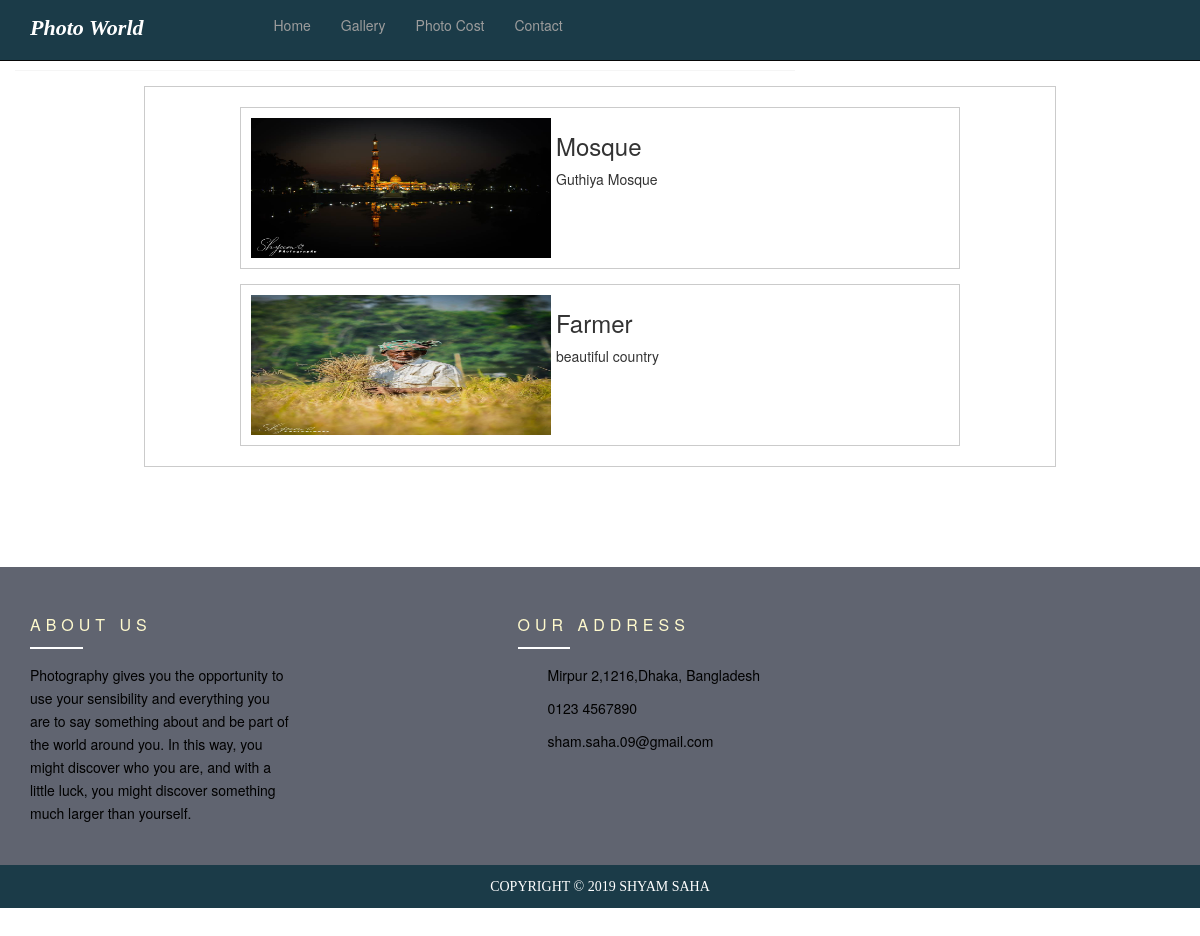
/gallery.php, run on the app's committed database.
### tables this page shows
CREATE TABLE `images` (
  `id` int(11) NOT NULL,
  `image` varchar(200) NOT NULL,
  `title` varchar(255) NOT NULL,
  `image_text` text NOT NULL
);

### gallery.php (the view, shortened to what this page needs)
<!DOCTYPE html>
<html lang="en">
<head>
    <link href="css/bootstrap.min.css" rel="stylesheet">
    <link href="css/blog-home.css" rel="stylesheet">
    <link href="style.css" rel="stylesheet">
</head>
<body>
<nav style="background:#1b3b48" class="navbar navbar-inverse navbar-fixed-top" role="navigation">
    <div class="container">
        <div >
            <a class="navbar-brand" style="color:white;margin-right:100px;margin-bottom: 10px;font:italic bold 22px Georgia, serif;" href="index.php"><b >Photo World</b></a>
        </div>
        <div class="collapse navbar-collapse" id="bs-example-navbar-collapse-1">
            <ul class="nav navbar-nav">
                <li>
                    <a href="index.php">Home</a>
                </li>
                <li>
                    <a href="gallery.php">Gallery</a>
                </li>
                <li>
                    <a href="fare.php"> Photo Cost</a>
                </li>
                <li>
                    <a href="contact/contact.html">Contact</a>
                </li>
            </ul>
        </div>
    </div>
</nav>
<div class="container">
    <div class="row">
        <div class="col-md-8">
    </div>
</div>
<?php
$db = mysqli_connect("localhost", "root", "", "amarproshno");
$result = mysqli_query($db, "SELECT * FROM images");
?>
</head>
<body>
<div  id='img_div'>
    <?php
    while ($row = mysqli_fetch_array($result)) {
        echo "<div id='img_div'>";
        echo "<img src='admin/images/".$row['image']."' >";
        echo "<h3>".$row['title']."</h3>";
        echo "<p>".$row['image_text']."</p>";
        echo "</div>";
    }
    ?>
</div>
</div>
    <footer class="footer">
        <div class="footer-top">
            <div class="container">
                <div class="row footer-top-inner">
                    <div class="col-sm-3">
                        <div class="footer-text">
                            <h4>About us</h4>
                            <p>
                                Photography gives you the opportunity to use your sensibility and everything you are to say something about and be part of the world around you. In this way, you might discover who you are, and with a little luck, you might discover something much larger than yourself.
                            </p>
                        </div>
                    </div>
                    <div class="col-sm-2">
                    </div>
                    <div class="col-sm-3">
                        <div class="footer-address">
                            <h4>Our Address</h4>
                            <ul>
                                <li>
                                    <a  class="house-ico" href="#">
                                        Mirpur 2,1216,Dhaka, Bangladesh
                                    </a>
                                </li>
                                <li>
                                    <a class="phone-ico" href="#">
                                        0123 4567890
                                    </a>
                                </li>
                                <li>
                                    <a class="msge-ico" href="#">
                                        sham.saha.09@gmail.com
                                    </a>
                                </li>
                            </ul>
                        </div>
                    </div>
                </div>
            </div>
        </div>
        <div class="footer-bottom">
            <div class="container">
                <div class="col-xs-12">
                    <h5>Copyright © 2019 <a target="_new" href="">Shyam Saha</a></h5>
                </div>
            </div>
        </div>
    </footer>
</body>
</html>

### css/blog-home.css (style rules this page uses)
body { padding-top: 70px; }
footer { margin: 50px 0; }

### style.css (style rules this page uses)
nav { background-color: blue; }
.col-md-8 { background-color: whitesmoke; }
.footer, .footer a { font-size: 14px; line-height: 23px; color: black; }
.footer h4 { text-transform: uppercase; font-size: 16px; line-height: 15px; color: lemonchiffon; letter-spacing: 5px; margin: 0px; }
.footer h4:after { content: ''; background: #fff; width: 20%; height: 2px; display: block; margin: 15px 0px; }
.footer ul { list-style-type: none; padding: 0px; }
.footer-top { background: #606470; text-align: left; padding: 50px 0 30px; }
.footer-address a { padding-left: 30px; display: inline-block; vertical-align: top; position: relative; margin-bottom: 10px; }
.footer-address a.house-ico:before { font-family: 'FontAwesome'; content: '\f015'; position: absolute; font-size: 16px; left: 0; }
.footer-address a.phone-ico:before { font-family: 'FontAwesome'; content: '\f095'; position: absolute; font-size: 16px; left: 0; }
.footer-address a.msge-ico:before { font-family: 'FontAwesome'; content: '\f0e0'; position: absolute; font-size: 16px; left: 0; }
.footer-bottom { text-align: center; background: #1b3b48; padding: 10px; text-transform: uppercase; }
.footer-bottom h5 { line-height: 16px; font-size: 14px; color: #fff; font-family: 'RalewayLight'; margin: 0; font-weight: normal; }
.footer-bottom h5 a { color: #fff; }

### gallery.php (style rules this page uses)
#img_div { width: 80%; padding: 5px; margin: 15px auto; border: 1px solid #cbcbcb; }
#img_div:after { content: ""; display: block; clear: both; }
img { float: left; margin: 5px; width: 300px; height: 140px; }

### data on the page
images: image (picture), title "Mosque", image_text "Guthiya Mosque"
images: image (picture), title "Farmer", image_text "beautiful country"
